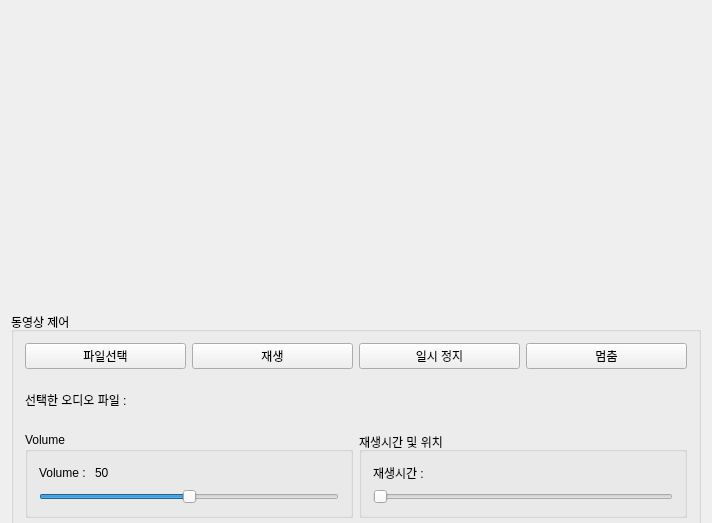
<?xml version="1.0" encoding="UTF-8"?>
<ui version="4.0">
 <class>Widget</class>
 <widget class="QWidget" name="Widget">
  <property name="geometry">
   <rect>
    <x>0</x>
    <y>0</y>
    <width>712</width>
    <height>523</height>
   </rect>
  </property>
  <property name="windowTitle">
   <string>Widget</string>
  </property>
  <layout class="QVBoxLayout" name="verticalLayout_4">
   <item>
    <widget class="QWidget" name="containerWidget" native="true"/>
   </item>
   <item>
    <widget class="QGroupBox" name="groupBox">
     <property name="minimumSize">
      <size>
       <width>0</width>
       <height>220</height>
      </size>
     </property>
     <property name="maximumSize">
      <size>
       <width>16777215</width>
       <height>180</height>
      </size>
     </property>
     <property name="title">
      <string>동영상 제어</string>
     </property>
     <layout class="QVBoxLayout" name="verticalLayout">
      <item>
       <layout class="QHBoxLayout" name="horizontalLayout">
        <item>
         <widget class="QPushButton" name="pbtOpen">
          <property name="text">
           <string>파일선택</string>
          </property>
         </widget>
        </item>
        <item>
         <widget class="QPushButton" name="pbtPlay">
          <property name="text">
           <string>재생</string>
          </property>
         </widget>
        </item>
        <item>
         <widget class="QPushButton" name="pbtPause">
          <property name="text">
           <string>일시 정지</string>
          </property>
         </widget>
        </item>
        <item>
         <widget class="QPushButton" name="pbtStop">
          <property name="text">
           <string>멈춤</string>
          </property>
         </widget>
        </item>
       </layout>
      </item>
      <item>
       <layout class="QHBoxLayout" name="horizontalLayout_2">
        <item>
         <widget class="QLabel" name="label">
          <property name="minimumSize">
           <size>
            <width>120</width>
            <height>30</height>
           </size>
          </property>
          <property name="maximumSize">
           <size>
            <width>120</width>
            <height>30</height>
           </size>
          </property>
          <property name="text">
           <string>선택한 오디오 파일 : </string>
          </property>
         </widget>
        </item>
        <item>
         <widget class="QLabel" name="lblFileName">
          <property name="text">
           <string/>
          </property>
         </widget>
        </item>
       </layout>
      </item>
      <item>
       <layout class="QHBoxLayout" name="horizontalLayout_3">
        <item>
         <widget class="QGroupBox" name="groupBox_3">
          <property name="title">
           <string>Volume</string>
          </property>
          <layout class="QVBoxLayout" name="verticalLayout_3">
           <item>
            <layout class="QHBoxLayout" name="horizontalLayout_8">
             <item>
              <widget class="QLabel" name="label_2">
               <property name="text">
                <string>Volume : </string>
               </property>
              </widget>
             </item>
             <item>
              <widget class="QLabel" name="labelVolume">
               <property name="minimumSize">
                <size>
                 <width>30</width>
                 <height>0</height>
                </size>
               </property>
               <property name="maximumSize">
                <size>
                 <width>30</width>
                 <height>16777215</height>
                </size>
               </property>
               <property name="text">
                <string>50</string>
               </property>
              </widget>
             </item>
             <item>
              <spacer name="horizontalSpacer_2">
               <property name="orientation">
                <enum>Qt::Horizontal</enum>
               </property>
               <property name="sizeHint" stdset="0">
                <size>
                 <width>40</width>
                 <height>20</height>
                </size>
               </property>
              </spacer>
             </item>
            </layout>
           </item>
           <item>
            <layout class="QHBoxLayout" name="horizontalLayout_9">
             <item>
              <widget class="QSlider" name="volSlider">
               <property name="maximum">
                <number>100</number>
               </property>
               <property name="value">
                <number>50</number>
               </property>
               <property name="orientation">
                <enum>Qt::Horizontal</enum>
               </property>
              </widget>
             </item>
            </layout>
           </item>
          </layout>
         </widget>
        </item>
        <item>
         <widget class="QGroupBox" name="groupBox_2">
          <property name="title">
           <string>재생시간 및 위치</string>
          </property>
          <layout class="QVBoxLayout" name="verticalLayout_2">
           <item>
            <layout class="QHBoxLayout" name="horizontalLayout_5">
             <item>
              <widget class="QLabel" name="label_3">
               <property name="text">
                <string>재생시간 : </string>
               </property>
              </widget>
             </item>
             <item>
              <widget class="QLabel" name="labelPlayTime">
               <property name="minimumSize">
                <size>
                 <width>150</width>
                 <height>0</height>
                </size>
               </property>
               <property name="maximumSize">
                <size>
                 <width>150</width>
                 <height>16777215</height>
                </size>
               </property>
               <property name="text">
                <string/>
               </property>
              </widget>
             </item>
             <item>
              <spacer name="horizontalSpacer">
               <property name="orientation">
                <enum>Qt::Horizontal</enum>
               </property>
               <property name="sizeHint" stdset="0">
                <size>
                 <width>40</width>
                 <height>20</height>
                </size>
               </property>
              </spacer>
             </item>
            </layout>
           </item>
           <item>
            <layout class="QHBoxLayout" name="horizontalLayout_4">
             <item>
              <widget class="QSlider" name="sliderPosition">
               <property name="orientation">
                <enum>Qt::Horizontal</enum>
               </property>
              </widget>
             </item>
            </layout>
           </item>
          </layout>
         </widget>
        </item>
       </layout>
      </item>
     </layout>
    </widget>
   </item>
  </layout>
 </widget>
 <layoutdefault spacing="6" margin="11"/>
 <resources/>
 <connections/>
</ui>
